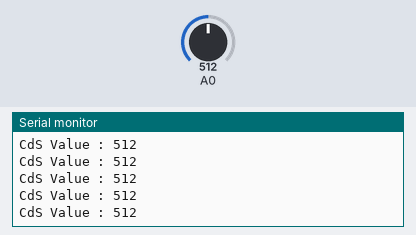
Bench run of a sketch on a simulated Arduino Uno, built with avr-gcc and run on an emulated ATmega328P. Shown: the last lines printed to the serial monitor. The inputs (shaded band) are chosen by the test bench; at power-on: A0 = 512.

Above: at 1.2 s.
1.3 s: A0 set to 716
At 1.31 s:
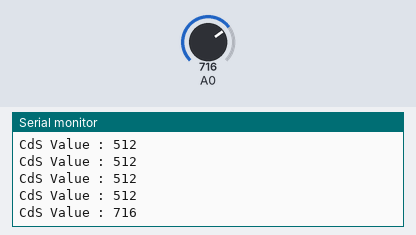
2.8 s: A0 set to 900
At 2.82 s:
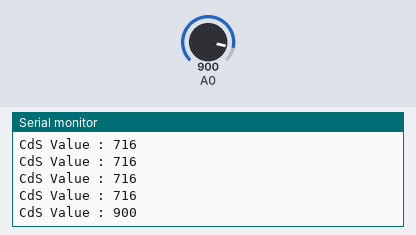
Timing chart, 0 to 5.8 s (numbered marks = the images above; inputs shaded):
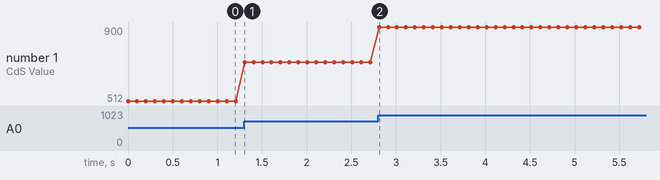

The sketch:

ch04_1.ino
```cpp
void setup() {
  Serial.begin(9600);
}

void loop() {
  Serial.print("CdS Value : ");
  Serial.println(analogRead(0));
  delay(100);
}
```

Measured:
- after the input at 1.3 s, the serial monitor: prints a new line at once (image 1)
- after the input at 2.8 s, the serial monitor: prints a new line at once (image 2)
- plotted number 1: 512 → 716 after the input at 1.3 s, 716 → 900 after the input at 2.8 s
